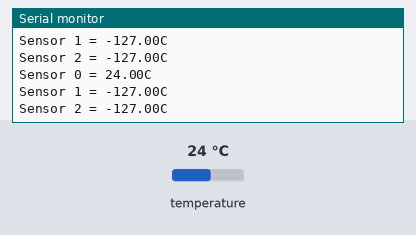
This sketch was run on a simulated Arduino Uno, built with avr-gcc and run on an emulated ATmega328P. On the bench: the last lines printed to the serial monitor. The inputs (shaded band) are chosen by the test bench; at power-on: temperature 24 °C.

Above: at 7.3 s.
7.4 s: temperature set to 12 °C
At 13.3 s:
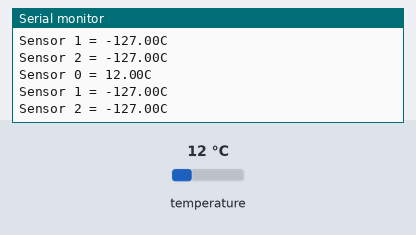
14.1 s: temperature set to 19 °C
At 18.8 s:
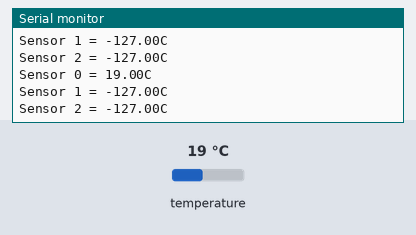
Timing chart, 0 to 20.3 s (numbered marks = the images above; inputs shaded):
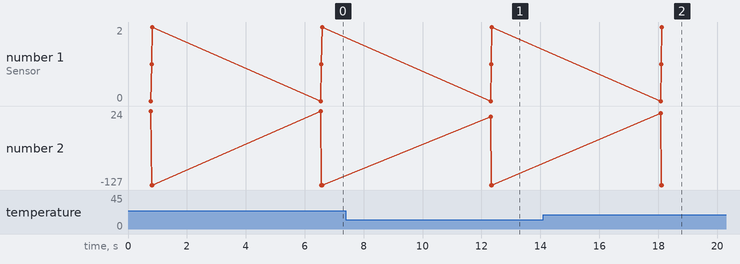

Measured:
- after the input at 7.4 s, the serial monitor: prints a new line after 4.9 s (image 1)
- after the input at 14.1 s, the serial monitor: prints a new line after 4.0 s (image 2)

The sketch:

temperature.ino
```cpp
// (licence header left out)
/*
  Test of Maxim DS18B20 temperature sensors.
  We take readings from three temperature sensors connected to a single
  OneWire bus.

  This sketch makes use of the OneWire  and Dallas Temperature Control
  libraries, and is heavily influenced by their demo code. See
    http://www.pjrc.com/teensy/td_libs_OneWire.html
  and
    http://milesburton.com/Main_Page?title=Dallas_Temperature_Control_Library
*/

#include <OneWire.h>
#include <DallasTemperature.h>

OneWire onewire(8);                  // OneWire bus on pin 8
DallasTemperature sensors(&onewire); // temperature sensor handler

void setup(void) {
  Serial.begin(9600);
  sensors.begin();
}


void loop(void) {
  sensors.requestTemperatures();
  for(int i = 0; i < 3; i++) {
    float c = sensors.getTempCByIndex(i);
    Serial.print("Sensor ");   Serial.print(i);   Serial.print(" = ");
    Serial.print(c);   Serial.println("C");
  }

  delay(5000);
}
```
